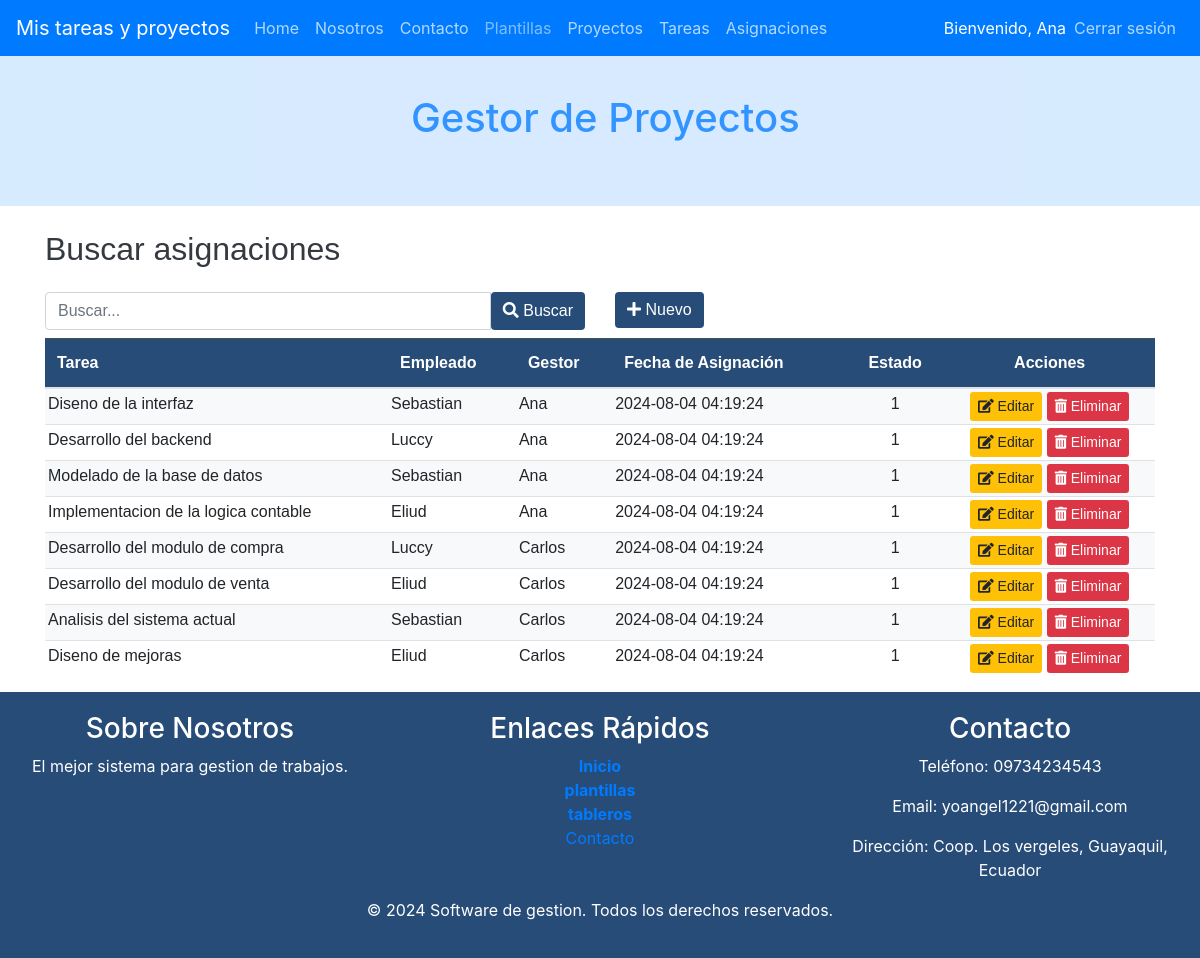
Page /index.php?c=Asignaciones&f=index (signed in) on the committed database.
### tables this page shows
CREATE TABLE IF NOT EXISTS Asignaciones (
    id INT AUTO_INCREMENT PRIMARY KEY,
    tarea_id INT,
    usuario_id INT,
    gestor_id INT, 
    proyecto_id INT,
    fecha_asignacion TIMESTAMP DEFAULT CURRENT_TIMESTAMP,
    estado INT(1) NOT NULL DEFAULT 1,
    FOREIGN KEY (tarea_id) REFERENCES Tareas(id) ON DELETE CASCADE,
    FOREIGN KEY (usuario_id) REFERENCES Usuarios(id) ON DELETE SET NULL,
    FOREIGN KEY (gestor_id) REFERENCES Usuarios(id) ON DELETE SET NULL, 
    FOREIGN KEY (proyecto_id) REFERENCES Proyectos(id) ON DELETE CASCADE
);

CREATE TABLE IF NOT EXISTS Tareas (
    id INT AUTO_INCREMENT PRIMARY KEY,
    nombre VARCHAR(255) NOT NULL,
    descripcion TEXT,
    tiempo_estimado VARCHAR(50),
    prioridad ENUM('Baja', 'Media', 'Alta'),
    fecha_creacion TIMESTAMP DEFAULT CURRENT_TIMESTAMP,
    proyecto_id INT,
    estado INT(1) NOT NULL DEFAULT 1,
    FOREIGN KEY (proyecto_id) REFERENCES Proyectos(id) ON DELETE CASCADE
);

CREATE TABLE IF NOT EXISTS Usuarios (
    id INT AUTO_INCREMENT PRIMARY KEY,
    nombre VARCHAR(255) NOT NULL,
    email VARCHAR(255) NOT NULL UNIQUE,
    contrasena VARCHAR(255) NOT NULL,
    rol_id INT,
    fecha_creacion TIMESTAMP DEFAULT CURRENT_TIMESTAMP,
    fecha_modificacion TIMESTAMP DEFAULT CURRENT_TIMESTAMP ON UPDATE CURRENT_TIMESTAMP,
    FOREIGN KEY (rol_id) REFERENCES Roles(id)
);

### controller/AsignacionesController.php (called while the page is built, shortened)
<?php
require_once 'model/dao/AsignacionesDAO.php';
class AsignacionesController {
    private $model;
    public function __construct() {
        $this->model = new AsignacionesDAO();
    }
    public function index() {
      $resultados = $this->model->selectAll("");
      $titulo="Buscar asignaciones";
      require_once VASIGNACIONES.'list.php';
    }
}

### index.php (called while the page is built, shortened)
    <?php
        $funcion = (!empty($_REQUEST['f']))?htmlentities($_REQUEST['f']):FUNCION_PRINCIPAL;
        $cont = new  $controlador();
        $cont->$funcion();
?>

### config/Conexion.php (called while the page is built)
<?php
class Conexion {
    public static function getConexion() {
         $dsn = 'mysql:host=localhost;port=3307;dbname=' . DBNAME;
        $conexion = null;
        try {
            $conexion = new PDO($dsn, DBUSER, DBPASSWORD);
             $conexion->setAttribute(PDO::ATTR_ERRMODE, PDO::ERRMODE_EXCEPTION);
        } catch (Exception $e) {
            echo $e;
            die("error " . $e->getMessage());
        }
        return $conexion;
    }
}

### model/dao/AsignacionesDAO.php (called while the page is built, shortened)
<?php
require_once 'config/Conexion.php';
class AsignacionesDAO {
    private $con;
    public function __construct() {
        $this->con = Conexion::getConexion();
    }
    public function selectAll($parametro = '') {
        $sql = "SELECT a.id, t.nombre AS tarea_nombre, u.nombre AS usuario_nombre, g.nombre AS gestor_nombre, a.fecha_asignacion, a.estado
                FROM Asignaciones a
                JOIN Tareas t ON a.tarea_id = t.id
                JOIN Usuarios u ON a.usuario_id = u.id
                JOIN Usuarios g ON a.gestor_id = g.id AND g.rol_id = 2";
        $stmt = $this->con->prepare($sql);
        $stmt->execute();
        return $stmt->fetchAll(PDO::FETCH_OBJ);
    }
}
?>

### view/asignaciones/asignaciones.list.php (the view, shortened to what this page needs)
<div class="container mt-4">
    <h2 class="mb-4"><?php echo $titulo; ?></h2>
    <div class="row">
        <div class="col-sm-6">
            <form action="index.php?c=asignaciones&f=search" method="POST" class="input-group">
                <input type="text" name="b" id="busqueda" placeholder="Buscar..." class="form-control"/>
                <button type="submit" class="btn btn-secondary"><i class="fas fa-search"></i> Buscar</button>
            </form>
        </div>
        <div class="col-sm-6 text-end">
            <a href="index.php?c=Asignaciones&f=view_new">
                <button type="button" class="btn btn-secondary">
                    <i class="fas fa-plus"></i>
                        Nuevo
                </button>
            </a>
        </div>
    </div>
    <div class="table-responsive mt-2">
        <table class="table table-striped table-hover">
            <thead class="table-dark">
                <tr>
                    <th>Tarea</th>
                    <th>Empleado</th>
                    <th>Gestor</th>
                    <th>Fecha de Asignación</th>
                    <th class="centro">Estado</th>
                    <th class="centro">Acciones</th>
                </tr>
            </thead>
            <tbody class="tabladatos">
                <?php foreach ($resultados as $fila) { ?>
                <tr>
                    <td><?php echo htmlspecialchars($fila->tarea_nombre); ?></td>
                    <td><?php echo htmlspecialchars($fila->usuario_nombre); ?></td>
                    <td><?php echo htmlspecialchars($fila->gestor_nombre); ?></td>
                    <td><?php echo htmlspecialchars($fila->fecha_asignacion); ?></td>
                    <td class="centro"><?php echo htmlspecialchars($fila->estado); ?></td>
                    <td class="centro">
                        <a class="btn btn-warning btn-sm me-2"
                           href="index.php?c=asignaciones&f=view_edit&id=<?php echo htmlspecialchars($fila->id); ?>">
                            <i class="fas fa-edit"></i> Editar
                        </a>
                        <a class="btn btn-danger btn-sm"
                           onclick="if(!confirm('¿Está seguro de eliminar la asignación?')) return false;"
                           href="index.php?c=asignaciones&f=delete&id=<?php echo htmlspecialchars($fila->id); ?>">
                           <i class="fas fa-trash-alt"></i> Eliminar
                        </a>
                    </td>
                </tr>
                <?php } ?>
            </tbody>
        </table>
    </div>
</div>

### assets/css/styles.css (style rules this page uses)
.tabladatos tr td { padding: 3px ; }

### view/asignaciones/asignaciones.list.php (style rules this page uses)
.container { font-family: 'Arial', sans-serif; }
.centro { text-align: center; }
h2 { color: #343a40; }
.btn-secondary { background-color: #274C77; border: none; }
.btn-warning { background-color: #ffc107; border: none; }
.btn-danger { background-color: #dc3545; border: none; }
.table-striped tbody tr:nth-of-type(odd) { background-color: #f8f9fa; }
.table-dark th { background-color: #274C77; color: white; }

### rows in the picture
asignaciones: tarea.nombre "Diseno de la interfaz", usuario.nombre "Sebastian", gestor.nombre "Ana", fecha_asignacion "2024-08-04 04:19:24", estado "1"
asignaciones: tarea.nombre "Desarrollo del backend", usuario.nombre "Luccy", gestor.nombre "Ana", fecha_asignacion "2024-08-04 04:19:24", estado "1"
asignaciones: tarea.nombre "Modelado de la base de datos", usuario.nombre "Sebastian", gestor.nombre "Ana", fecha_asignacion "2024-08-04 04:19:24", estado "1"
asignaciones: tarea.nombre "Implementacion de la logica contable", usuario.nombre "Eliud", gestor.nombre "Ana", fecha_asignacion "2024-08-04 04:19:24", estado "1"
asignaciones: tarea.nombre "Desarrollo del modulo de compra", usuario.nombre "Luccy", gestor.nombre "Carlos", fecha_asignacion "2024-08-04 04:19:24", estado "1"
asignaciones: tarea.nombre "Desarrollo del modulo de venta", usuario.nombre "Eliud", gestor.nombre "Carlos", fecha_asignacion "2024-08-04 04:19:24", estado "1"
asignaciones: tarea.nombre "Analisis del sistema actual", usuario.nombre "Sebastian", gestor.nombre "Carlos", fecha_asignacion "2024-08-04 04:19:24", estado "1"
asignaciones: tarea.nombre "Diseno de mejoras", usuario.nombre "Eliud", gestor.nombre "Carlos", fecha_asignacion "2024-08-04 04:19:24", estado "1"

### other values in the picture
$_SESSION['usuario_nombre'] "Ana"
$titulo "Buscar asignaciones"
